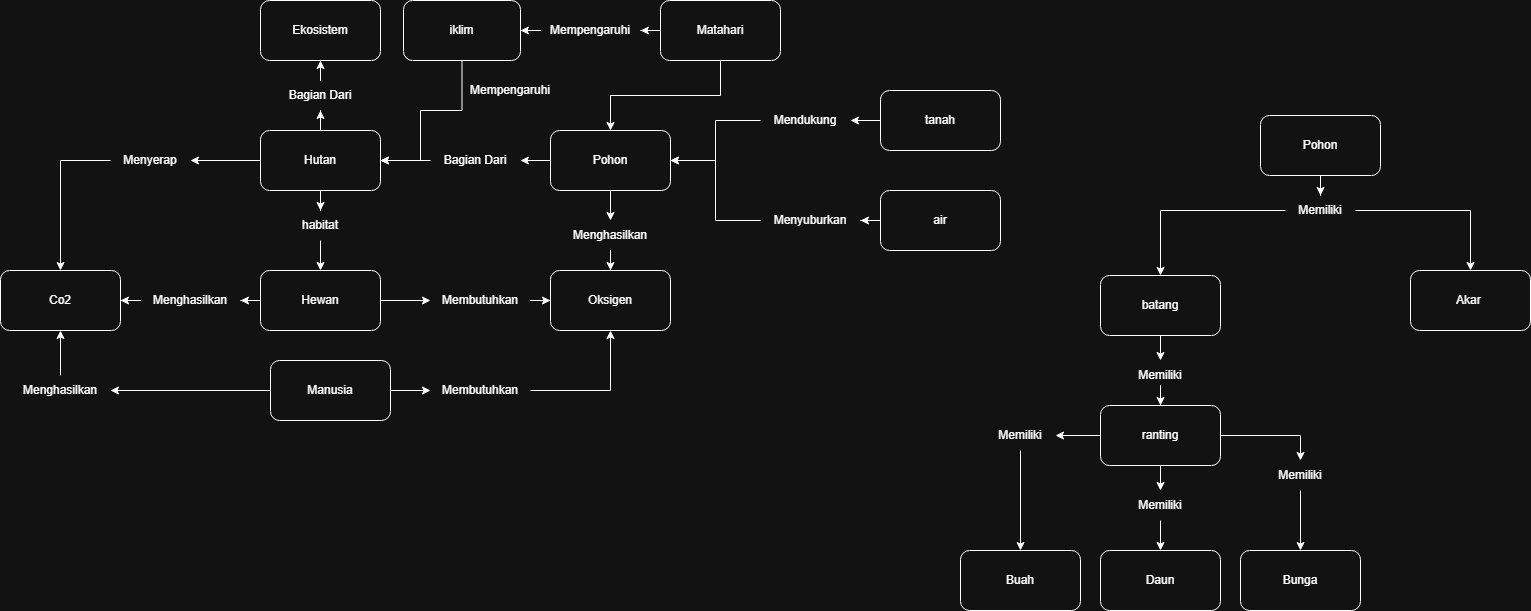
#> input picture Tugas Minggu ke-5/Semantic Ekosistem dan lingkungan.drawio.png, 1531 x 611 px, found by its file name
$ jupyter execute PCD.ipynb
#> lines starting #> are read from the running program, lines starting #| are printed output that depends on the picture
<a href="https://colab.research.google.com/github/23424022/Kecerdasan-Buatan/blob/main/PCD.ipynb" target="_parent"></a>

[cell 1]
# Import library yang diperlukan
import cv2
import numpy as np
import matplotlib.pyplot as plt
from google.colab import files
from skimage import exposure

# Upload gambar
print("Upload gambar:")
uploaded = files.upload()
#> the answer given: Semantic Ekosistem dan lingkungan.drawio.png

# Baca gambar yang diupload
for filename in uploaded.keys():
    img = cv2.imread(filename)
#> img is the input picture: shape (611, 1531, 3); min 18, max 255, mean 22.2
    img_rgb = cv2.cvtColor(img, cv2.COLOR_BGR2RGB)
    break

# 1. Konversi RGB ke Grayscale
def rgb_to_grayscale(image):
    return cv2.cvtColor(image, cv2.COLOR_RGB2GRAY)

gray_img = rgb_to_grayscale(img_rgb)

# 2. Konversi Grayscale ke Biner
def grayscale_to_binary(image, threshold=127):
#> called with threshold = 127
    _, binary = cv2.threshold(image, threshold, 255, cv2.THRESH_BINARY)
#> binary: shape (611, 1531); 1.9% white in thin lines or dots
    return binary

binary_img = grayscale_to_binary(gray_img)

# 3. Konversi Grayscale ke m-bit
def grayscale_to_mbit(image, m=4):
    # m-bit quantization (2^m levels)
#> called with m = 4
    levels = 2**m
    step = 256 // levels
    quantized = (image // step) * step
    return quantized.astype(np.uint8)

mbit_img = grayscale_to_mbit(gray_img, m=4)

# 4. Image dengan Brightness
def adjust_brightness(image, brightness_value=50):
    # brightness_value range: -255 to 255
#> called with brightness_value = 50
    bright_img = cv2.convertScaleAbs(image, alpha=1, beta=brightness_value)
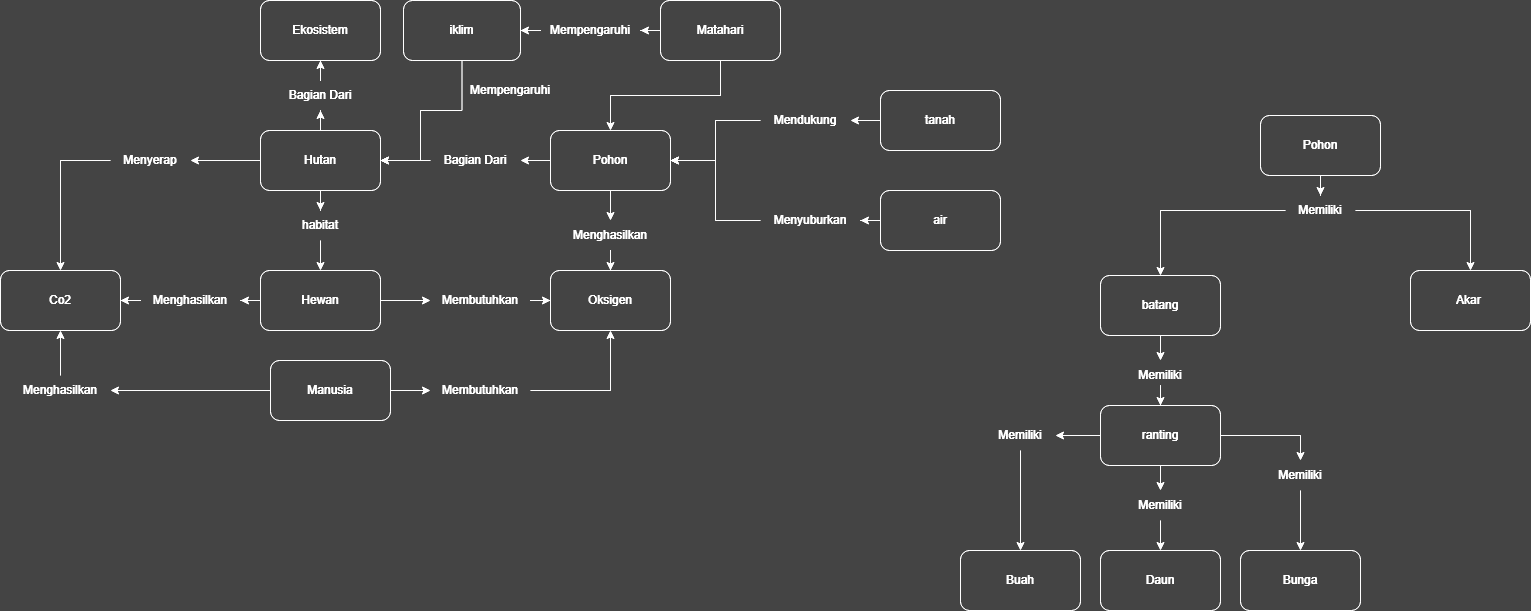
#> bright_img: shape (611, 1531); min 68, max 255, mean 71.6
    return bright_img

bright_img = adjust_brightness(gray_img, brightness_value=50)

# 5. Image dengan Contrast
def adjust_contrast(image, contrast_value=1.5):
    # contrast_value range: 0 to 3 (1 = original)
#> called with contrast_value = 1.5
    contrast_img = cv2.convertScaleAbs(image, alpha=contrast_value, beta=0)
    return contrast_img

contrast_img = adjust_contrast(gray_img, contrast_value=1.5)

# 6. Image Grayscale to Histogram
def plot_histogram(image, title="Histogram"):
    plt.figure(figsize=(10, 4))
    plt.subplot(1, 2, 1)
    plt.imshow(image, cmap='gray')
    plt.title('Gambar')
    plt.axis('off')

    plt.subplot(1, 2, 2)
    plt.hist(image.ravel(), bins=256, range=(0, 256), color='gray', alpha=0.7)
    plt.title(title)
    plt.xlabel('Intensitas Pixel')
    plt.ylabel('Frekuensi')
    plt.show()

# 7. Image dengan Operasi Histogram Equalization
def histogram_equalization(image):
    return cv2.equalizeHist(image)
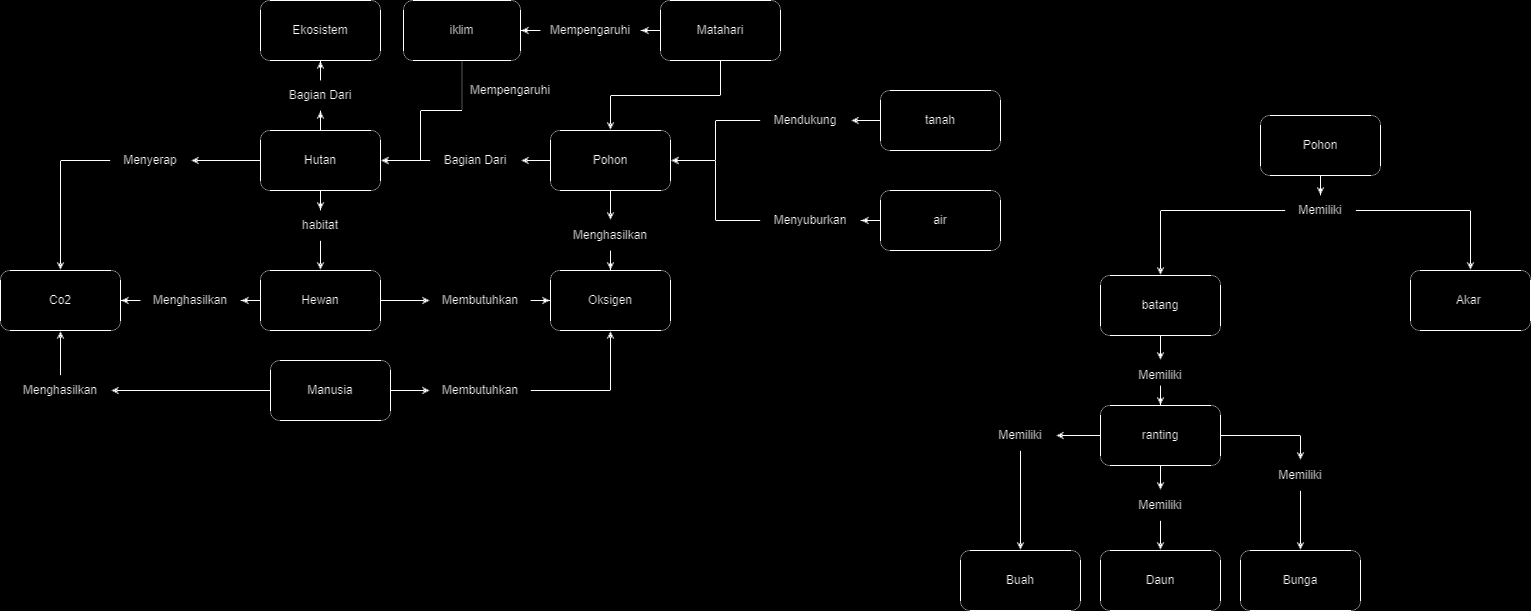
#> returned value: shape (611, 1531); min 0, max 255, mean 3.4

equalized_img = histogram_equalization(gray_img)

# Tampilkan semua hasil
plt.figure(figsize=(15, 10))

# Original RGB
plt.subplot(3, 4, 1)
plt.imshow(img_rgb)
plt.title('1. Original RGB')
plt.axis('off')

# Grayscale
plt.subplot(3, 4, 2)
plt.imshow(gray_img, cmap='gray')
plt.title('2. Grayscale')
plt.axis('off')

# Binary
plt.subplot(3, 4, 3)
plt.imshow(binary_img, cmap='gray')
plt.title('3. Binary (threshold=127)')
plt.axis('off')

# m-bit (4-bit)
plt.subplot(3, 4, 4)
plt.imshow(mbit_img, cmap='gray')
plt.title('4. 4-bit Grayscale')
plt.axis('off')

# Brightness
plt.subplot(3, 4, 5)
plt.imshow(bright_img, cmap='gray')
plt.title('5. Brightness +50')
plt.axis('off')

# Contrast
plt.subplot(3, 4, 6)
plt.imshow(contrast_img, cmap='gray')
plt.title('6. Contrast 1.5x')
plt.axis('off')

# Histogram Grayscale
plt.subplot(3, 4, 7)
plt.hist(gray_img.ravel(), bins=256, range=(0, 256), color='blue', alpha=0.7)
plt.title('7. Histogram Grayscale')
plt.xlabel('Intensitas')
plt.ylabel('Frekuensi')

# Histogram Equalization
plt.subplot(3, 4, 8)
plt.imshow(equalized_img, cmap='gray')
plt.title('8. Histogram Equalization')
plt.axis('off')

# Perbandingan histogram sebelum dan sesudah equalization
plt.subplot(3, 4, 9)
plt.hist(gray_img.ravel(), bins=256, range=(0, 256), color='blue', alpha=0.5, label='Original')
plt.hist(equalized_img.ravel(), bins=256, range=(0, 256), color='red', alpha=0.5, label='Equalized')
plt.title('9. Histogram Comparison')
plt.xlabel('Intensitas')
plt.ylabel('Frekuensi')
plt.legend()

plt.tight_layout()
plt.show()
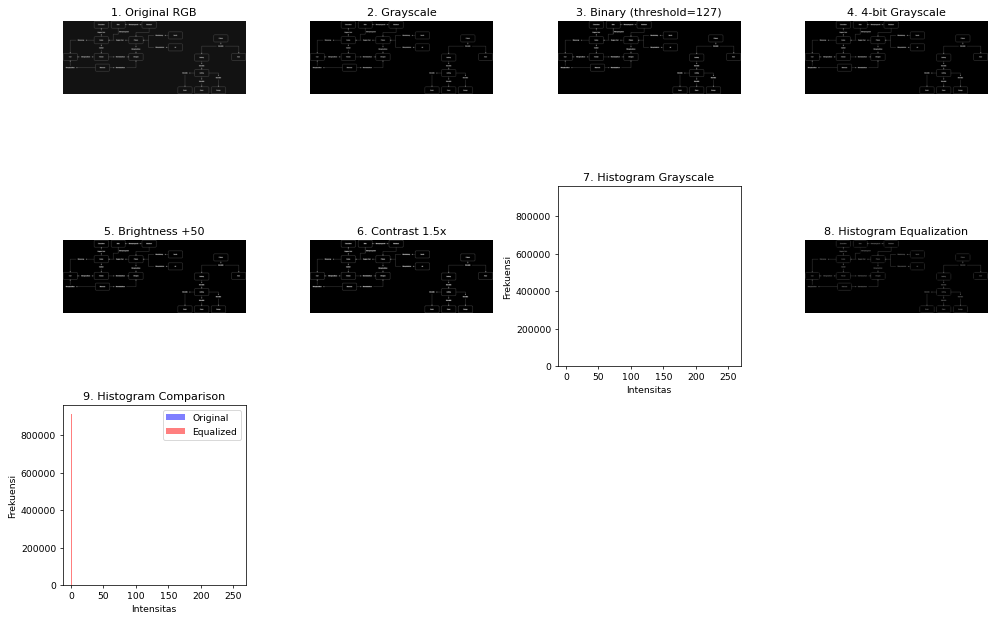
#> figure drawn by matplotlib, 9 panels; panel 7: tallest bar 913979 high, from x = 18 to 19; panel 9: tallest bar 913979 high, from x = 18 to 19; panel 9: tallest bar 914015 high, from x = 0 to 1

# Informasi tambahan
print("\n=== INFORMASI GAMBAR ===")
print(f"Dimensi gambar: {gray_img.shape}")
#| Dimensi gambar: (611, 1531)
print(f"Range nilai grayscale: [{gray_img.min()}, {gray_img.max()}]")
#| Range nilai grayscale: [18, 255]
print(f"Range nilai 4-bit: [{mbit_img.min()}, {mbit_img.max()}]")
#| Range nilai 4-bit: [16, 240]
print(f"Range nilai setelah equalization: [{equalized_img.min()}, {equalized_img.max()}]")
#| Range nilai setelah equalization: [0, 255]
#> the answer given: y

# Fungsi interaktif untuk mencoba berbagai parameter
def interactive_demo():
    print("\n=== DEMO INTERAKTIF ===")

    # Coba threshold berbeda untuk biner
    thresh = int(input("Masukkan threshold untuk biner (0-255): "))
#> the answer given: 100
    binary_custom = grayscale_to_binary(gray_img, thresh)
#> call 2 of grayscale_to_binary, with threshold = 100
#> in grayscale_to_binary (call 2), `_, binary = cv2.threshold(image, threshold, 255, cv2.THRESH_BINARY)`:
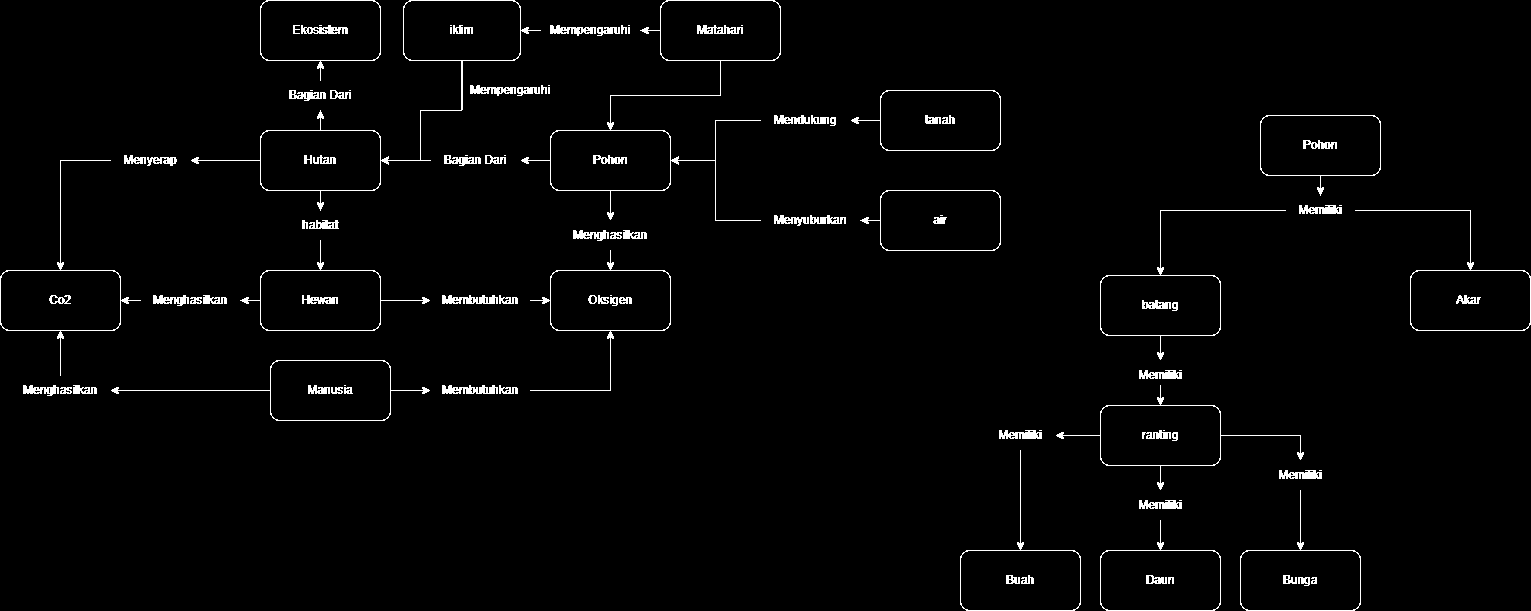
#> binary: shape (611, 1531); 2.1% white in thin lines or dots

    # Coba m-bit berbeda
    m = int(input("Masukkan nilai m untuk m-bit (1-8): "))
#> the answer given: 1
    mbit_custom = grayscale_to_mbit(gray_img, m)
#> in grayscale_to_mbit (call 2), `quantized = (image // step) * step`: quantized: shape (611, 1531); values 0 (black) and 128 (white), 1.9% white in thin lines or dots

    # Tampilkan hasil
    plt.figure(figsize=(12, 4))
    plt.subplot(1, 3, 1)
    plt.imshow(binary_custom, cmap='gray')
    plt.title(f'Binary (threshold={thresh})')
    plt.axis('off')

    plt.subplot(1, 3, 2)
    plt.imshow(mbit_custom, cmap='gray')
    plt.title(f'{m}-bit Grayscale')
    plt.axis('off')

    plt.subplot(1, 3, 3)
    plt.hist(mbit_custom.ravel(), bins=2**m, range=(0, 256), color='green', alpha=0.7)
    plt.title(f'Histogram {m}-bit')
    plt.xlabel('Intensitas')
    plt.ylabel('Frekuensi')

    plt.tight_layout()
    plt.show()
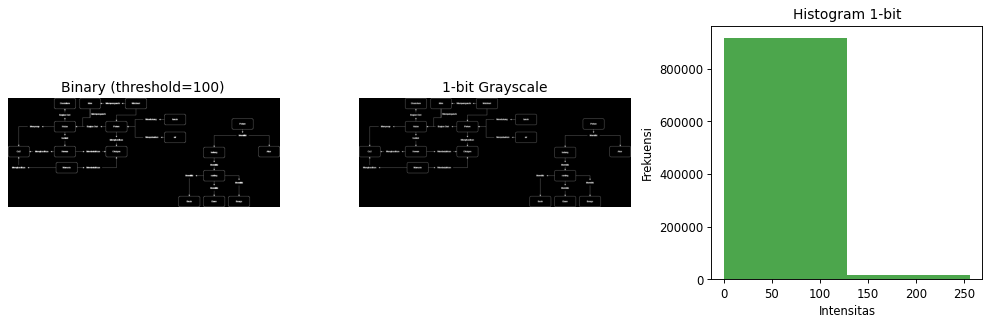
#> figure drawn by matplotlib, 3 panels

# Panggil fungsi demo interaktif jika diinginkan
run_demo = input("\nJalankan demo interaktif? (y/n): ")
if run_demo.lower() == 'y':
    interactive_demo()
